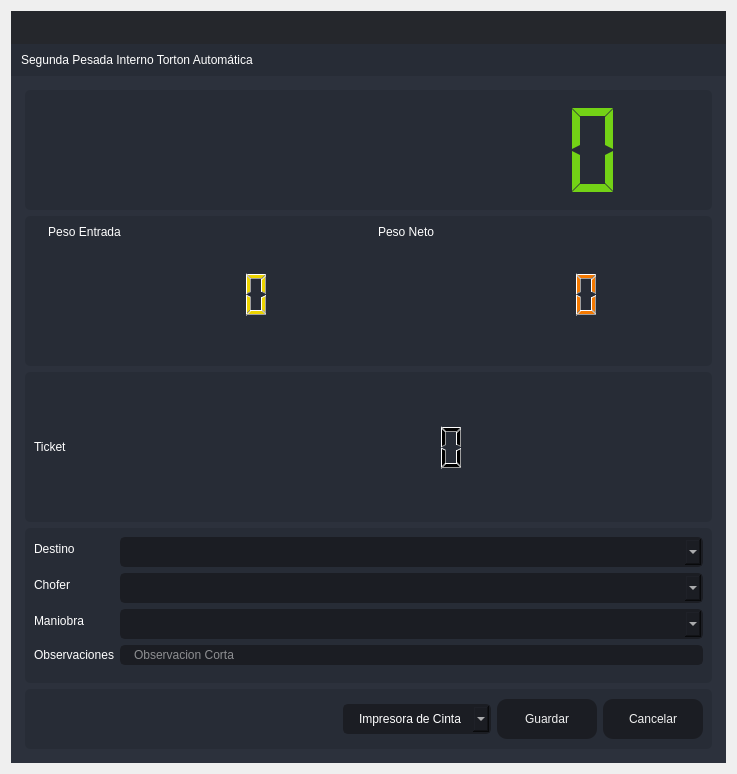
<?xml version="1.0" encoding="UTF-8"?>
<ui version="4.0">
 <class>SegundaPTA</class>
 <widget class="QDialog" name="SegundaPTA">
  <property name="windowModality">
   <enum>Qt::ApplicationModal</enum>
  </property>
  <property name="geometry">
   <rect>
    <x>0</x>
    <y>0</y>
    <width>737</width>
    <height>774</height>
   </rect>
  </property>
  <property name="minimumSize">
   <size>
    <width>737</width>
    <height>774</height>
   </size>
  </property>
  <property name="maximumSize">
   <size>
    <width>737</width>
    <height>774</height>
   </size>
  </property>
  <property name="windowTitle">
   <string>Segunda Pesada Interno Torton Automática</string>
  </property>
  <property name="windowIcon">
   <iconset resource="files.qrc">
    <normaloff>:/16x16/icons/16x16/logo.png</normaloff>:/16x16/icons/16x16/logo.png</iconset>
  </property>
  <layout class="QVBoxLayout" name="verticalLayout_6">
   <item>
    <widget class="QFrame" name="frame_main">
     <property name="styleSheet">
      <string notr="true">/* LINE EDIT */
QLineEdit {
	background-color: rgb(27, 29, 35);
	border-radius: 5px;
	border: 2px solid rgb(27, 29, 35);
	padding-left: 10px;
}
QLineEdit:hover {
	border: 2px solid rgb(64, 71, 88);
}
QLineEdit:focus {
	border: 2px solid rgb(91, 101, 124);
}

/* SCROLL BARS */
QScrollBar:horizontal {
    border: none;
    background: rgb(52, 59, 72);
    height: 14px;
    margin: 0px 21px 0 21px;
	border-radius: 0px;
}
QScrollBar::handle:horizontal {
    background: rgb(85, 170, 255);
    min-width: 25px;
	border-radius: 7px
}
QScrollBar::add-line:horizontal {
    border: none;
    background: rgb(55, 63, 77);
    width: 20px;
	border-top-right-radius: 7px;
    border-bottom-right-radius: 7px;
    subcontrol-position: right;
    subcontrol-origin: margin;
}
QScrollBar::sub-line:horizontal {
    border: none;
    background: rgb(55, 63, 77);
    width: 20px;
	border-top-left-radius: 7px;
    border-bottom-left-radius: 7px;
    subcontrol-position: left;
    subcontrol-origin: margin;
}
QScrollBar::up-arrow:horizontal, QScrollBar::down-arrow:horizontal
{
     background: none;
}
QScrollBar::add-page:horizontal, QScrollBar::sub-page:horizontal
{
     background: none;
}
 QScrollBar:vertical {
	border: none;
    background: rgb(52, 59, 72);
    width: 14px;
    margin: 21px 0 21px 0;
	border-radius: 0px;
 }
 QScrollBar::handle:vertical {	
	background: rgb(85, 170, 255);
    min-height: 25px;
	border-radius: 7px
 }
 QScrollBar::add-line:vertical {
     border: none;
    background: rgb(55, 63, 77);
     height: 20px;
	border-bottom-left-radius: 7px;
    border-bottom-right-radius: 7px;
     subcontrol-position: bottom;
     subcontrol-origin: margin;
 }
 QScrollBar::sub-line:vertical {
	border: none;
    background: rgb(55, 63, 77);
     height: 20px;
	border-top-left-radius: 7px;
    border-top-right-radius: 7px;
     subcontrol-position: top;
     subcontrol-origin: margin;
 }
 QScrollBar::up-arrow:vertical, QScrollBar::down-arrow:vertical {
     background: none;
 }

 QScrollBar::add-page:vertical, QScrollBar::sub-page:vertical {
     background: none;
 }

/* CHECKBOX */
QCheckBox::indicator {
    border: 3px solid rgb(52, 59, 72);
	width: 15px;
	height: 15px;
	border-radius: 10px;
    background: rgb(44, 49, 60);
}
QCheckBox::indicator:hover {
    border: 3px solid rgb(58, 66, 81);
}
QCheckBox::indicator:checked {
    background: 3px solid rgb(52, 59, 72);
	border: 3px solid rgb(52, 59, 72);	
	background-image: url(:/16x16/icons/16x16/cil-check-alt.png);
}

/* RADIO BUTTON */
QRadioButton::indicator {
    border: 3px solid rgb(52, 59, 72);
	width: 15px;
	height: 15px;
	border-radius: 10px;
    background: rgb(44, 49, 60);
}
QRadioButton::indicator:hover {
    border: 3px solid rgb(58, 66, 81);
}
QRadioButton::indicator:checked {
    background: 3px solid rgb(94, 106, 130);
	border: 3px solid rgb(52, 59, 72);	
}

/* COMBOBOX */
QComboBox{
	background-color: rgb(27, 29, 35);
	border-radius: 5px;
	border: 2px solid rgb(27, 29, 35);
	padding: 5px;
	padding-left: 10px;
}
QComboBox:hover{
	border: 2px solid rgb(64, 71, 88);
}
QComboBox::drop-down {
	subcontrol-origin: padding;
	subcontrol-position: top right;
	width: 25px; 
	border-left-width: 3px;
	border-left-color: rgba(39, 44, 54, 150);
	border-left-style: solid;
	border-top-right-radius: 3px;
	border-bottom-right-radius: 3px;	
	background-image: url(:/16x16/icons/16x16/cil-arrow-bottom.png);
	background-position: center;
	background-repeat: no-reperat;
 }
QComboBox QAbstractItemView {
	color: rgb(85, 170, 255);	
	background-color: rgb(27, 29, 35);
	padding: 10px;
	selection-background-color: rgb(39, 44, 54);
}

/* SLIDERS */
QSlider::groove:horizontal {
    border-radius: 9px;
    height: 18px;
	margin: 0px;
	background-color: rgb(52, 59, 72);
}
QSlider::groove:horizontal:hover {
	background-color: rgb(55, 62, 76);
}
QSlider::handle:horizontal {
    background-color: rgb(85, 170, 255);
    border: none;
    height: 18px;
    width: 18px;
    margin: 0px;
	border-radius: 9px;
}
QSlider::handle:horizontal:hover {
    background-color: rgb(105, 180, 255);
}
QSlider::handle:horizontal:pressed {
    background-color: rgb(65, 130, 195);
}

QSlider::groove:vertical {
    border-radius: 9px;
    width: 18px;
    margin: 0px;
	background-color: rgb(52, 59, 72);
}
QSlider::groove:vertical:hover {
	background-color: rgb(55, 62, 76);
}
QSlider::handle:vertical {
    background-color: rgb(85, 170, 255);
	border: none;
    height: 18px;
    width: 18px;
    margin: 0px;
	border-radius: 9px;
}
QSlider::handle:vertical:hover {
    background-color: rgb(105, 180, 255);
}
QSlider::handle:vertical:pressed {
    background-color: rgb(65, 130, 195);
}

</string>
     </property>
     <property name="frameShape">
      <enum>QFrame::NoFrame</enum>
     </property>
     <property name="frameShadow">
      <enum>QFrame::Raised</enum>
     </property>
     <layout class="QVBoxLayout" name="verticalLayout">
      <property name="spacing">
       <number>0</number>
      </property>
      <property name="leftMargin">
       <number>0</number>
      </property>
      <property name="topMargin">
       <number>0</number>
      </property>
      <property name="rightMargin">
       <number>0</number>
      </property>
      <property name="bottomMargin">
       <number>0</number>
      </property>
      <item>
       <widget class="QFrame" name="frame_top">
        <property name="minimumSize">
         <size>
          <width>0</width>
          <height>65</height>
         </size>
        </property>
        <property name="maximumSize">
         <size>
          <width>16777215</width>
          <height>65</height>
         </size>
        </property>
        <property name="styleSheet">
         <string notr="true">background-color: transparent;</string>
        </property>
        <property name="frameShape">
         <enum>QFrame::NoFrame</enum>
        </property>
        <property name="frameShadow">
         <enum>QFrame::Raised</enum>
        </property>
        <layout class="QHBoxLayout" name="horizontalLayout_3">
         <property name="spacing">
          <number>0</number>
         </property>
         <property name="leftMargin">
          <number>0</number>
         </property>
         <property name="topMargin">
          <number>0</number>
         </property>
         <property name="rightMargin">
          <number>0</number>
         </property>
         <property name="bottomMargin">
          <number>0</number>
         </property>
         <item>
          <widget class="QFrame" name="frame_toggle">
           <property name="maximumSize">
            <size>
             <width>70</width>
             <height>16777215</height>
            </size>
           </property>
           <property name="styleSheet">
            <string notr="true">background-color: rgb(27, 29, 35);</string>
           </property>
           <property name="frameShape">
            <enum>QFrame::NoFrame</enum>
           </property>
           <property name="frameShadow">
            <enum>QFrame::Raised</enum>
           </property>
           <layout class="QVBoxLayout" name="verticalLayout_3">
            <property name="spacing">
             <number>0</number>
            </property>
            <property name="leftMargin">
             <number>0</number>
            </property>
            <property name="topMargin">
             <number>0</number>
            </property>
            <property name="rightMargin">
             <number>0</number>
            </property>
            <property name="bottomMargin">
             <number>0</number>
            </property>
           </layout>
          </widget>
         </item>
         <item>
          <widget class="QFrame" name="frame_top_right">
           <property name="styleSheet">
            <string notr="true">background: transparent;</string>
           </property>
           <property name="frameShape">
            <enum>QFrame::NoFrame</enum>
           </property>
           <property name="frameShadow">
            <enum>QFrame::Raised</enum>
           </property>
           <layout class="QVBoxLayout" name="verticalLayout_2">
            <property name="spacing">
             <number>0</number>
            </property>
            <property name="leftMargin">
             <number>0</number>
            </property>
            <property name="topMargin">
             <number>0</number>
            </property>
            <property name="rightMargin">
             <number>0</number>
            </property>
            <property name="bottomMargin">
             <number>0</number>
            </property>
            <item>
             <widget class="QFrame" name="frame_top_btns">
              <property name="maximumSize">
               <size>
                <width>16777215</width>
                <height>42</height>
               </size>
              </property>
              <property name="styleSheet">
               <string notr="true">background-color: rgba(27, 29, 35, 200)</string>
              </property>
              <property name="frameShape">
               <enum>QFrame::NoFrame</enum>
              </property>
              <property name="frameShadow">
               <enum>QFrame::Raised</enum>
              </property>
              <layout class="QHBoxLayout" name="horizontalLayout_4">
               <property name="spacing">
                <number>0</number>
               </property>
               <property name="leftMargin">
                <number>0</number>
               </property>
               <property name="topMargin">
                <number>0</number>
               </property>
               <property name="rightMargin">
                <number>0</number>
               </property>
               <property name="bottomMargin">
                <number>0</number>
               </property>
               <item>
                <widget class="QFrame" name="frame_label_top_btns">
                 <property name="sizePolicy">
                  <sizepolicy hsizetype="Expanding" vsizetype="Preferred">
                   <horstretch>0</horstretch>
                   <verstretch>0</verstretch>
                  </sizepolicy>
                 </property>
                 <property name="frameShape">
                  <enum>QFrame::NoFrame</enum>
                 </property>
                 <property name="frameShadow">
                  <enum>QFrame::Raised</enum>
                 </property>
                 <layout class="QHBoxLayout" name="horizontalLayout_10">
                  <property name="spacing">
                   <number>0</number>
                  </property>
                  <property name="leftMargin">
                   <number>5</number>
                  </property>
                  <property name="topMargin">
                   <number>0</number>
                  </property>
                  <property name="rightMargin">
                   <number>10</number>
                  </property>
                  <property name="bottomMargin">
                   <number>0</number>
                  </property>
                 </layout>
                </widget>
               </item>
               <item alignment="Qt::AlignRight">
                <widget class="QFrame" name="frame_btns_right">
                 <property name="sizePolicy">
                  <sizepolicy hsizetype="Expanding" vsizetype="Preferred">
                   <horstretch>0</horstretch>
                   <verstretch>0</verstretch>
                  </sizepolicy>
                 </property>
                 <property name="maximumSize">
                  <size>
                   <width>120</width>
                   <height>16777215</height>
                  </size>
                 </property>
                 <property name="frameShape">
                  <enum>QFrame::NoFrame</enum>
                 </property>
                 <property name="frameShadow">
                  <enum>QFrame::Raised</enum>
                 </property>
                 <layout class="QHBoxLayout" name="horizontalLayout_5">
                  <property name="spacing">
                   <number>0</number>
                  </property>
                  <property name="leftMargin">
                   <number>0</number>
                  </property>
                  <property name="topMargin">
                   <number>0</number>
                  </property>
                  <property name="rightMargin">
                   <number>0</number>
                  </property>
                  <property name="bottomMargin">
                   <number>0</number>
                  </property>
                 </layout>
                </widget>
               </item>
              </layout>
             </widget>
            </item>
            <item>
             <widget class="QFrame" name="frame_top_info">
              <property name="maximumSize">
               <size>
                <width>16777215</width>
                <height>65</height>
               </size>
              </property>
              <property name="styleSheet">
               <string notr="true">background-color: rgb(39, 44, 54);</string>
              </property>
              <property name="frameShape">
               <enum>QFrame::NoFrame</enum>
              </property>
              <property name="frameShadow">
               <enum>QFrame::Raised</enum>
              </property>
              <layout class="QHBoxLayout" name="horizontalLayout_8">
               <property name="spacing">
                <number>0</number>
               </property>
               <property name="leftMargin">
                <number>10</number>
               </property>
               <property name="topMargin">
                <number>0</number>
               </property>
               <property name="rightMargin">
                <number>10</number>
               </property>
               <property name="bottomMargin">
                <number>0</number>
               </property>
               <item>
                <widget class="QLabel" name="label">
                 <property name="styleSheet">
                  <string notr="true">font: 75 16pt &quot;MS Shell Dlg 2&quot;;
color: rgb(255, 255, 255);</string>
                 </property>
                 <property name="text">
                  <string>Segunda Pesada Interno Torton Automática</string>
                 </property>
                </widget>
               </item>
              </layout>
             </widget>
            </item>
           </layout>
          </widget>
         </item>
        </layout>
       </widget>
      </item>
      <item>
       <widget class="QFrame" name="frame_center">
        <property name="sizePolicy">
         <sizepolicy hsizetype="Expanding" vsizetype="Expanding">
          <horstretch>0</horstretch>
          <verstretch>0</verstretch>
         </sizepolicy>
        </property>
        <property name="styleSheet">
         <string notr="true">background-color: rgb(40, 44, 52);</string>
        </property>
        <property name="frameShape">
         <enum>QFrame::NoFrame</enum>
        </property>
        <property name="frameShadow">
         <enum>QFrame::Raised</enum>
        </property>
        <layout class="QHBoxLayout" name="horizontalLayout_2">
         <property name="spacing">
          <number>0</number>
         </property>
         <property name="leftMargin">
          <number>0</number>
         </property>
         <property name="topMargin">
          <number>0</number>
         </property>
         <property name="rightMargin">
          <number>0</number>
         </property>
         <property name="bottomMargin">
          <number>0</number>
         </property>
         <item>
          <widget class="QFrame" name="frame_content_right">
           <property name="styleSheet">
            <string notr="true">background-color: rgb(44, 49, 60);</string>
           </property>
           <property name="frameShape">
            <enum>QFrame::NoFrame</enum>
           </property>
           <property name="frameShadow">
            <enum>QFrame::Raised</enum>
           </property>
           <layout class="QVBoxLayout" name="verticalLayout_4">
            <property name="spacing">
             <number>0</number>
            </property>
            <property name="leftMargin">
             <number>0</number>
            </property>
            <property name="topMargin">
             <number>0</number>
            </property>
            <property name="rightMargin">
             <number>0</number>
            </property>
            <property name="bottomMargin">
             <number>0</number>
            </property>
            <item>
             <widget class="QFrame" name="frame_content">
              <property name="frameShape">
               <enum>QFrame::NoFrame</enum>
              </property>
              <property name="frameShadow">
               <enum>QFrame::Raised</enum>
              </property>
              <layout class="QVBoxLayout" name="verticalLayout_9">
               <property name="spacing">
                <number>0</number>
               </property>
               <property name="leftMargin">
                <number>5</number>
               </property>
               <property name="topMargin">
                <number>5</number>
               </property>
               <property name="rightMargin">
                <number>5</number>
               </property>
               <property name="bottomMargin">
                <number>5</number>
               </property>
               <item>
                <widget class="QStackedWidget" name="stackedWidget">
                 <property name="styleSheet">
                  <string notr="true">background: transparent;</string>
                 </property>
                 <property name="currentIndex">
                  <number>0</number>
                 </property>
                 <widget class="QWidget" name="page_home">
                  <layout class="QVBoxLayout" name="verticalLayout_10">
                   <item>
                    <widget class="QFrame" name="frame_3">
                     <property name="minimumSize">
                      <size>
                       <width>0</width>
                       <height>120</height>
                      </size>
                     </property>
                     <property name="maximumSize">
                      <size>
                       <width>16777215</width>
                       <height>120</height>
                      </size>
                     </property>
                     <property name="styleSheet">
                      <string notr="true">background-color: rgb(39, 44, 54);
border-radius: 5px;</string>
                     </property>
                     <property name="frameShape">
                      <enum>QFrame::StyledPanel</enum>
                     </property>
                     <property name="frameShadow">
                      <enum>QFrame::Raised</enum>
                     </property>
                     <layout class="QVBoxLayout" name="verticalLayout_11">
                      <item>
                       <layout class="QVBoxLayout" name="verticalLayout_8">
                        <item>
                         <widget class="QLCDNumber" name="lcdNumber_7">
                          <property name="styleSheet">
                           <string notr="true">color:rgb(115, 210, 22)</string>
                          </property>
                          <property name="digitCount">
                           <number>10</number>
                          </property>
                          <property name="segmentStyle">
                           <enum>QLCDNumber::Flat</enum>
                          </property>
                         </widget>
                        </item>
                       </layout>
                      </item>
                     </layout>
                    </widget>
                   </item>
                   <item>
                    <widget class="QFrame" name="frame_4">
                     <property name="minimumSize">
                      <size>
                       <width>0</width>
                       <height>120</height>
                      </size>
                     </property>
                     <property name="maximumSize">
                      <size>
                       <width>16777215</width>
                       <height>150</height>
                      </size>
                     </property>
                     <property name="styleSheet">
                      <string notr="true">background-color: rgb(39, 44, 54);
border-radius: 5px;</string>
                     </property>
                     <property name="frameShape">
                      <enum>QFrame::StyledPanel</enum>
                     </property>
                     <property name="frameShadow">
                      <enum>QFrame::Raised</enum>
                     </property>
                     <layout class="QHBoxLayout" name="horizontalLayout_6">
                      <item>
                       <layout class="QFormLayout" name="formLayout_4">
                        <property name="sizeConstraint">
                         <enum>QLayout::SetDefaultConstraint</enum>
                        </property>
                        <property name="fieldGrowthPolicy">
                         <enum>QFormLayout::FieldsStayAtSizeHint</enum>
                        </property>
                        <property name="rowWrapPolicy">
                         <enum>QFormLayout::DontWrapRows</enum>
                        </property>
                        <property name="labelAlignment">
                         <set>Qt::AlignLeading|Qt::AlignLeft|Qt::AlignVCenter</set>
                        </property>
                        <property name="formAlignment">
                         <set>Qt::AlignHCenter|Qt::AlignTop</set>
                        </property>
                        <property name="horizontalSpacing">
                         <number>10</number>
                        </property>
                        <property name="verticalSpacing">
                         <number>30</number>
                        </property>
                        <property name="leftMargin">
                         <number>0</number>
                        </property>
                        <property name="rightMargin">
                         <number>0</number>
                        </property>
                        <item row="0" column="0">
                         <widget class="QLabel" name="label_3">
                          <property name="layoutDirection">
                           <enum>Qt::LeftToRight</enum>
                          </property>
                          <property name="styleSheet">
                           <string notr="true">color: rgb(255, 255, 255);
font: 75 12pt &quot;MS Shell Dlg 2&quot;;</string>
                          </property>
                          <property name="frameShape">
                           <enum>QFrame::NoFrame</enum>
                          </property>
                          <property name="text">
                           <string>Peso Entrada</string>
                          </property>
                          <property name="alignment">
                           <set>Qt::AlignCenter</set>
                          </property>
                         </widget>
                        </item>
                        <item row="0" column="1">
                         <widget class="QLabel" name="label_4">
                          <property name="styleSheet">
                           <string notr="true">color: rgb(255, 255, 255);
font: 75 12pt &quot;MS Shell Dlg 2&quot;;</string>
                          </property>
                          <property name="text">
                           <string>Peso Neto</string>
                          </property>
                          <property name="alignment">
                           <set>Qt::AlignCenter</set>
                          </property>
                         </widget>
                        </item>
                        <item row="1" column="0">
                         <widget class="QLCDNumber" name="lcdNumber_3">
                          <property name="minimumSize">
                           <size>
                            <width>320</width>
                            <height>50</height>
                           </size>
                          </property>
                          <property name="maximumSize">
                           <size>
                            <width>16777215</width>
                            <height>50</height>
                           </size>
                          </property>
                          <property name="styleSheet">
                           <string notr="true">color:rgb(237, 212, 0)</string>
                          </property>
                         </widget>
                        </item>
                        <item row="1" column="1">
                         <widget class="QLCDNumber" name="lcdNumber_1">
                          <property name="minimumSize">
                           <size>
                            <width>320</width>
                            <height>50</height>
                           </size>
                          </property>
                          <property name="maximumSize">
                           <size>
                            <width>320</width>
                            <height>50</height>
                           </size>
                          </property>
                          <property name="styleSheet">
                           <string notr="true">color: rgb(245, 121, 0)</string>
                          </property>
                         </widget>
                        </item>
                       </layout>
                      </item>
                     </layout>
                    </widget>
                   </item>
                   <item>
                    <widget class="QFrame" name="frame_5">
                     <property name="minimumSize">
                      <size>
                       <width>0</width>
                       <height>100</height>
                      </size>
                     </property>
                     <property name="styleSheet">
                      <string notr="true">background-color: rgb(39, 44, 54);
border-radius: 5px;</string>
                     </property>
                     <property name="frameShape">
                      <enum>QFrame::StyledPanel</enum>
                     </property>
                     <property name="frameShadow">
                      <enum>QFrame::Raised</enum>
                     </property>
                     <layout class="QHBoxLayout" name="horizontalLayout_7">
                      <item>
                       <layout class="QHBoxLayout" name="horizontalLayout">
                        <item>
                         <widget class="QLabel" name="label_5">
                          <property name="styleSheet">
                           <string notr="true">color: rgb(255, 255, 255);
font: 75 12pt &quot;MS Shell Dlg 2&quot;;</string>
                          </property>
                          <property name="text">
                           <string>Ticket</string>
                          </property>
                         </widget>
                        </item>
                        <item>
                         <widget class="QLCDNumber" name="lcdNumber_9">
                          <property name="minimumSize">
                           <size>
                            <width>600</width>
                            <height>50</height>
                           </size>
                          </property>
                          <property name="maximumSize">
                           <size>
                            <width>600</width>
                            <height>50</height>
                           </size>
                          </property>
                          <property name="layoutDirection">
                           <enum>Qt::RightToLeft</enum>
                          </property>
                          <property name="autoFillBackground">
                           <bool>false</bool>
                          </property>
                         </widget>
                        </item>
                       </layout>
                      </item>
                     </layout>
                    </widget>
                   </item>
                   <item>
                    <widget class="QFrame" name="frame">
                     <property name="styleSheet">
                      <string notr="true">background-color: rgb(39, 44, 54);
border-radius: 5px;</string>
                     </property>
                     <property name="frameShape">
                      <enum>QFrame::StyledPanel</enum>
                     </property>
                     <property name="frameShadow">
                      <enum>QFrame::Raised</enum>
                     </property>
                     <layout class="QVBoxLayout" name="verticalLayout_5">
                      <item>
                       <layout class="QVBoxLayout" name="verticalLayout_12">
                        <item>
                         <layout class="QFormLayout" name="formLayout">
                          <item row="5" column="0">
                           <widget class="Line" name="line">
                            <property name="orientation">
                             <enum>Qt::Horizontal</enum>
                            </property>
                           </widget>
                          </item>
                          <item row="0" column="0">
                           <widget class="QLabel" name="label_2">
                            <property name="styleSheet">
                             <string notr="true">color: rgb(255, 255, 255);
font: 75 12pt &quot;MS Shell Dlg 2&quot;;</string>
                            </property>
                            <property name="text">
                             <string>Destino</string>
                            </property>
                           </widget>
                          </item>
                          <item row="0" column="1">
                           <widget class="QComboBox" name="comboBox_destino">
                            <property name="styleSheet">
                             <string notr="true">QComboBox{
	background-color: rgb(27, 29, 35);
	border-radius: 5px;
	border: 2px solid rgb(27, 29, 35);
	padding: 5px;
	padding-left: 14px;
	color: rgb(255, 255, 255);
    font: 75 12pt &quot;MS Shell Dlg 2&quot;;
}
QComboBox:hover{
	border: 2px solid rgb(64, 71, 88);
}
QComboBox QAbstractItemView {
	color: rgb(85, 170, 255);	
	background-color: rgb(27, 29, 35);
	padding: 10px;
	selection-background-color: rgb(39, 44, 54);
}</string>
                            </property>
                           </widget>
                          </item>
                          <item row="1" column="0">
                           <widget class="QLabel" name="label_6">
                            <property name="styleSheet">
                             <string notr="true">color: rgb(255, 255, 255);
font: 75 12pt &quot;MS Shell Dlg 2&quot;;</string>
                            </property>
                            <property name="text">
                             <string>Chofer</string>
                            </property>
                           </widget>
                          </item>
                          <item row="1" column="1">
                           <widget class="QComboBox" name="comboBox_operador">
                            <property name="styleSheet">
                             <string notr="true">QComboBox{
	background-color: rgb(27, 29, 35);
	border-radius: 5px;
	border: 2px solid rgb(27, 29, 35);
	padding: 5px;
	padding-left: 14px;
	color: rgb(255, 255, 255);
    font: 75 12pt &quot;MS Shell Dlg 2&quot;;
}
QComboBox:hover{
	border: 2px solid rgb(64, 71, 88);
}
QComboBox QAbstractItemView {
	color: rgb(85, 170, 255);	
	background-color: rgb(27, 29, 35);
	padding: 10px;
	selection-background-color: rgb(39, 44, 54);
}</string>
                            </property>
                           </widget>
                          </item>
                          <item row="2" column="0">
                           <widget class="QLabel" name="label_8">
                            <property name="styleSheet">
                             <string notr="true">color: rgb(255, 255, 255);
font: 75 12pt &quot;MS Shell Dlg 2&quot;;</string>
                            </property>
                            <property name="text">
                             <string>Maniobra</string>
                            </property>
                           </widget>
                          </item>
                          <item row="2" column="1">
                           <widget class="QComboBox" name="comboBox_maniobra">
                            <property name="styleSheet">
                             <string notr="true">QComboBox{
	background-color: rgb(27, 29, 35);
	border-radius: 5px;
	border: 2px solid rgb(27, 29, 35);
	padding: 5px;
	padding-left: 14px;
	color: rgb(255, 255, 255);
    font: 75 12pt &quot;MS Shell Dlg 2&quot;;
}
QComboBox:hover{
	border: 2px solid rgb(64, 71, 88);
}
QComboBox QAbstractItemView {
	color: rgb(85, 170, 255);	
	background-color: rgb(27, 29, 35);
	padding: 10px;
	selection-background-color: rgb(39, 44, 54);
}</string>
                            </property>
                           </widget>
                          </item>
                          <item row="3" column="0">
                           <widget class="QLabel" name="label_7">
                            <property name="styleSheet">
                             <string notr="true">color: rgb(255, 255, 255);
font: 75 12pt &quot;MS Shell Dlg 2&quot;;</string>
                            </property>
                            <property name="text">
                             <string>Observaciones</string>
                            </property>
                           </widget>
                          </item>
                          <item row="3" column="1">
                           <widget class="QLineEdit" name="observaciones">
                            <property name="styleSheet">
                             <string notr="true">QLineEdit {
	background-color: rgb(27, 29, 35);
	border-radius: 5px;
	border: 2px solid rgb(27, 29, 35);
	padding-left: 10px;
	font: 75 12pt &quot;MS Shell Dlg 2&quot;;
	color: rgb(255, 255, 255);
}
QLineEdit:hover {
	border: 2px solid rgb(64, 71, 88);
}
QLineEdit:focus {
	border: 2px solid rgb(91, 101, 124);
}</string>
                            </property>
                            <property name="maxLength">
                             <number>125</number>
                            </property>
                            <property name="placeholderText">
                             <string>Observacion Corta</string>
                            </property>
                           </widget>
                          </item>
                         </layout>
                        </item>
                       </layout>
                      </item>
                     </layout>
                    </widget>
                   </item>
                   <item>
                    <widget class="QFrame" name="frame_2">
                     <property name="minimumSize">
                      <size>
                       <width>0</width>
                       <height>60</height>
                      </size>
                     </property>
                     <property name="maximumSize">
                      <size>
                       <width>16777215</width>
                       <height>60</height>
                      </size>
                     </property>
                     <property name="styleSheet">
                      <string notr="true">background-color: rgb(39, 44, 54);
border-radius: 5px;</string>
                     </property>
                     <property name="frameShape">
                      <enum>QFrame::StyledPanel</enum>
                     </property>
                     <property name="frameShadow">
                      <enum>QFrame::Raised</enum>
                     </property>
                     <layout class="QHBoxLayout" name="horizontalLayout_9">
                      <item>
                       <layout class="QGridLayout" name="gridLayout">
                        <item row="0" column="3">
                         <widget class="QPushButton" name="btnr">
                          <property name="minimumSize">
                           <size>
                            <width>100</width>
                            <height>40</height>
                           </size>
                          </property>
                          <property name="styleSheet">
                           <string notr="true">QPushButton {
	border-color: rgb(27, 29, 35);
	font: 75 10pt &quot;MS Shell Dlg 2&quot;;
	color: rgb(240, 240, 240);
	background-color: rgb(27, 29, 35);
	border: 0px solid;
	border-radius: 10px;	
}
QPushButton:hover {
	background-color:rgb(44, 49, 60);
	border-color: rgb(27, 29, 35);
	border: 2px solid;
}</string>
                          </property>
                          <property name="text">
                           <string>Cancelar</string>
                          </property>
                         </widget>
                        </item>
                        <item row="0" column="2">
                         <widget class="QPushButton" name="btn_guardar">
                          <property name="minimumSize">
                           <size>
                            <width>100</width>
                            <height>40</height>
                           </size>
                          </property>
                          <property name="styleSheet">
                           <string notr="true">QPushButton {
	border-color: rgb(27, 29, 35);
	font: 75 10pt &quot;MS Shell Dlg 2&quot;;
	color: rgb(240, 240, 240);
	background-color: rgb(27, 29, 35);
	border: 0px solid;
	border-radius: 10px;	
}
QPushButton:hover {
	background-color:rgb(44, 49, 60);
	border-color: rgb(27, 29, 35);
	border: 2px solid;
}</string>
                          </property>
                          <property name="text">
                           <string>Guardar</string>
                          </property>
                         </widget>
                        </item>
                        <item row="0" column="0">
                         <spacer name="horizontalSpacer">
                          <property name="orientation">
                           <enum>Qt::Horizontal</enum>
                          </property>
                          <property name="sizeHint" stdset="0">
                           <size>
                            <width>40</width>
                            <height>20</height>
                           </size>
                          </property>
                         </spacer>
                        </item>
                        <item row="0" column="1">
                         <widget class="QComboBox" name="comboBox_impresora">
                          <property name="styleSheet">
                           <string notr="true">QComboBox{
	background-color: rgb(27, 29, 35);
	border-radius: 5px;
	border: 2px solid rgb(27, 29, 35);
	padding: 5px;
	padding-left: 14px;
	color: rgb(255, 255, 255);
    font: 75 12pt &quot;MS Shell Dlg 2&quot;;
}
QComboBox:hover{
	border: 2px solid rgb(64, 71, 88);
}
QComboBox QAbstractItemView {
	color: rgb(85, 170, 255);	
	background-color: rgb(27, 29, 35);
	padding: 10px;
	selection-background-color: rgb(39, 44, 54);
}</string>
                          </property>
                          <item>
                           <property name="text">
                            <string>Impresora de Cinta</string>
                           </property>
                          </item>
                          <item>
                           <property name="text">
                            <string>Impresora Windows</string>
                           </property>
                          </item>
                         </widget>
                        </item>
                       </layout>
                      </item>
                     </layout>
                    </widget>
                   </item>
                  </layout>
                 </widget>
                </widget>
               </item>
              </layout>
             </widget>
            </item>
           </layout>
          </widget>
         </item>
        </layout>
       </widget>
      </item>
     </layout>
    </widget>
   </item>
  </layout>
 </widget>
 <tabstops>
  <tabstop>comboBox_destino</tabstop>
  <tabstop>comboBox_operador</tabstop>
  <tabstop>comboBox_maniobra</tabstop>
  <tabstop>observaciones</tabstop>
  <tabstop>btn_guardar</tabstop>
  <tabstop>btnr</tabstop>
 </tabstops>
 <resources>
  <include location="files.qrc"/>
 </resources>
 <connections/>
</ui>
